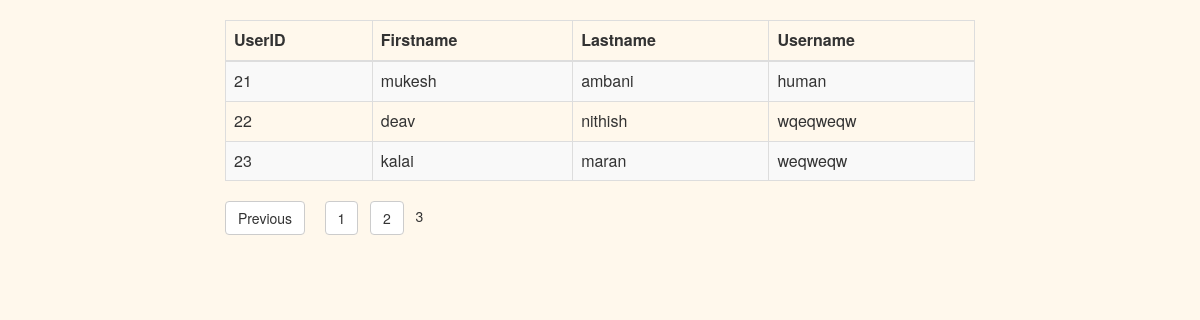
Screenshot of /pagination/index.php?pn=3 with the database file from the repository.
### tables this page shows
CREATE TABLE `user` (
  `userid` int(11) NOT NULL,
  `firstname` varchar(30) NOT NULL,
  `lastname` varchar(30) NOT NULL,
  `username` varchar(30) NOT NULL
);

### pagination/index.php (the view, shortened to what this page needs)
<?php
include('pagination.php');
 ?>
<html>
<head>
<link rel="stylesheet" href="https://maxcdn.bootstrapcdn.com/bootstrap/3.3.6/css/bootstrap.min.css" />
<link rel="stylesheet" type="text/css" href="style.css">
</head>
<body>
<div class="container">
<div style="height: 20px;"></div>
<div class="row">
<div class="col-lg-2">
</div>
<div class="col-lg-8">
<table width="80%" class="table table-striped table-bordered table-hover">
<thead>
<th>UserID</th>
<th>Firstname</th>
<th>Lastname</th>
<th>Username</th>
</thead>
<tbody>
<?php
while($crow = mysqli_fetch_array($nquery)){
?>
<tr>
<td><?php echo $crow['userid']; ?></td>
<td><?php echo $crow['firstname']; ?></td>
<td><?php echo $crow['lastname']; ?></td>
<td><?php echo $crow['username']; ?></td></tr>
<?php
}
?>
</tbody>
</table>
<div id="pagination_controls"><?php echo $paginationCtrls; ?></div>
</div>
<div class="col-lg-2">
</div>
</div>
</div>
</body>
</html>

### pagination/style.css (style rules this page uses)
body { background-color: rgb(255, 248, 236); }

### rows the page displays
user: userid "21", firstname "mukesh", lastname "ambani", username "human"
user: userid "22", firstname "deav", lastname "nithish", username "wqeqweqw"
user: userid "23", firstname "kalai", lastname "maran", username "weqweqw"
